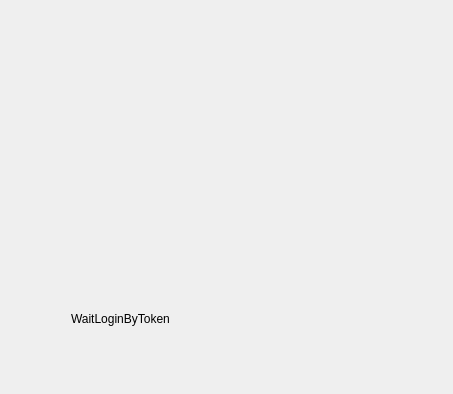
<?xml version="1.0" encoding="UTF-8"?>
<ui version="4.0">
 <class>QLoginBtTokenDialog</class>
 <widget class="C8CommonWindow" name="QLoginBtTokenDialog">
  <property name="geometry">
   <rect>
    <x>0</x>
    <y>0</y>
    <width>453</width>
    <height>394</height>
   </rect>
  </property>
  <property name="windowTitle">
   <string>QLoginBtTokenDialog</string>
  </property>
  <layout class="QHBoxLayout" name="horizontalLayout">
   <item>
    <widget class="QWidget" name="widget_backgroup" native="true">
     <widget class="QLabel" name="label_loginbytoken">
      <property name="geometry">
       <rect>
        <x>60</x>
        <y>300</y>
        <width>321</width>
        <height>16</height>
       </rect>
      </property>
      <property name="text">
       <string>WaitLoginByToken</string>
      </property>
     </widget>
     <widget class="QLabel" name="label_login_gif">
      <property name="geometry">
       <rect>
        <x>0</x>
        <y>360</y>
        <width>431</width>
        <height>16</height>
       </rect>
      </property>
      <property name="text">
       <string/>
      </property>
     </widget>
    </widget>
   </item>
  </layout>
 </widget>
 <layoutdefault spacing="6" margin="11"/>
 <customwidgets>
  <customwidget>
   <class>C8CommonWindow</class>
   <extends>QWidget</extends>
   <header>c8commonwindow.h</header>
   <container>1</container>
  </customwidget>
 </customwidgets>
 <resources/>
 <connections/>
</ui>
